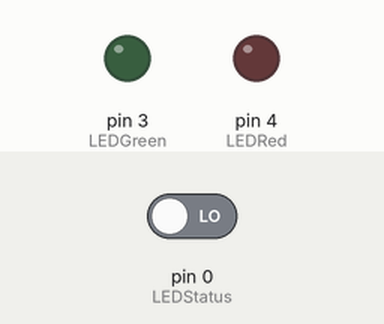
Recording of a sketch running on a simulated Arduino Uno, built with avr-gcc and run on an emulated ATmega328P. Shown: output pins drawn as LEDs (lit = HIGH). Inputs (shaded band) come from the test bench; at power-on: pin 0 (LEDStatus) LOW.

Above: at 1.2 s.
1.3 s: pin 0 (LEDStatus) driven HIGH
At 2.4 s:
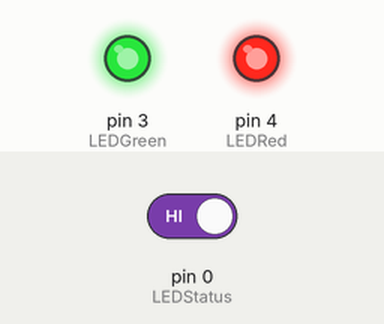
Timing chart, 0 to 4.3 s (numbered marks = the images above; inputs shaded):
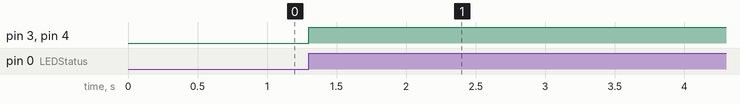

Measured:
- after the input at 1.3 s, pin 3 (LEDGreen), pin 4 (LEDRed): LOW → HIGH at once

The sketch:

project.ino
```cpp
int LEDGreen = 3;
int LEDRed = 4;
int Sensor = 2;

int LEDStatus = 0;

void setup() {

  pinMode(LEDGreen, OUTPUT);
  pinMode(LEDRed, OUTPUT);
  pinMode(LEDStatus, INPUT);
}

void loop() {

  if (digitalRead(LEDStatus) == HIGH) {
    if (!LEDStatus) {
      digitalWrite(LEDGreen, HIGH);
      digitalWrite(LEDRed, HIGH);
    }
    else if (LEDStatus) {
      digitalWrite(LEDGreen, LOW);
      digitalWrite(LEDRed, LOW);
    }
  }
}
```
